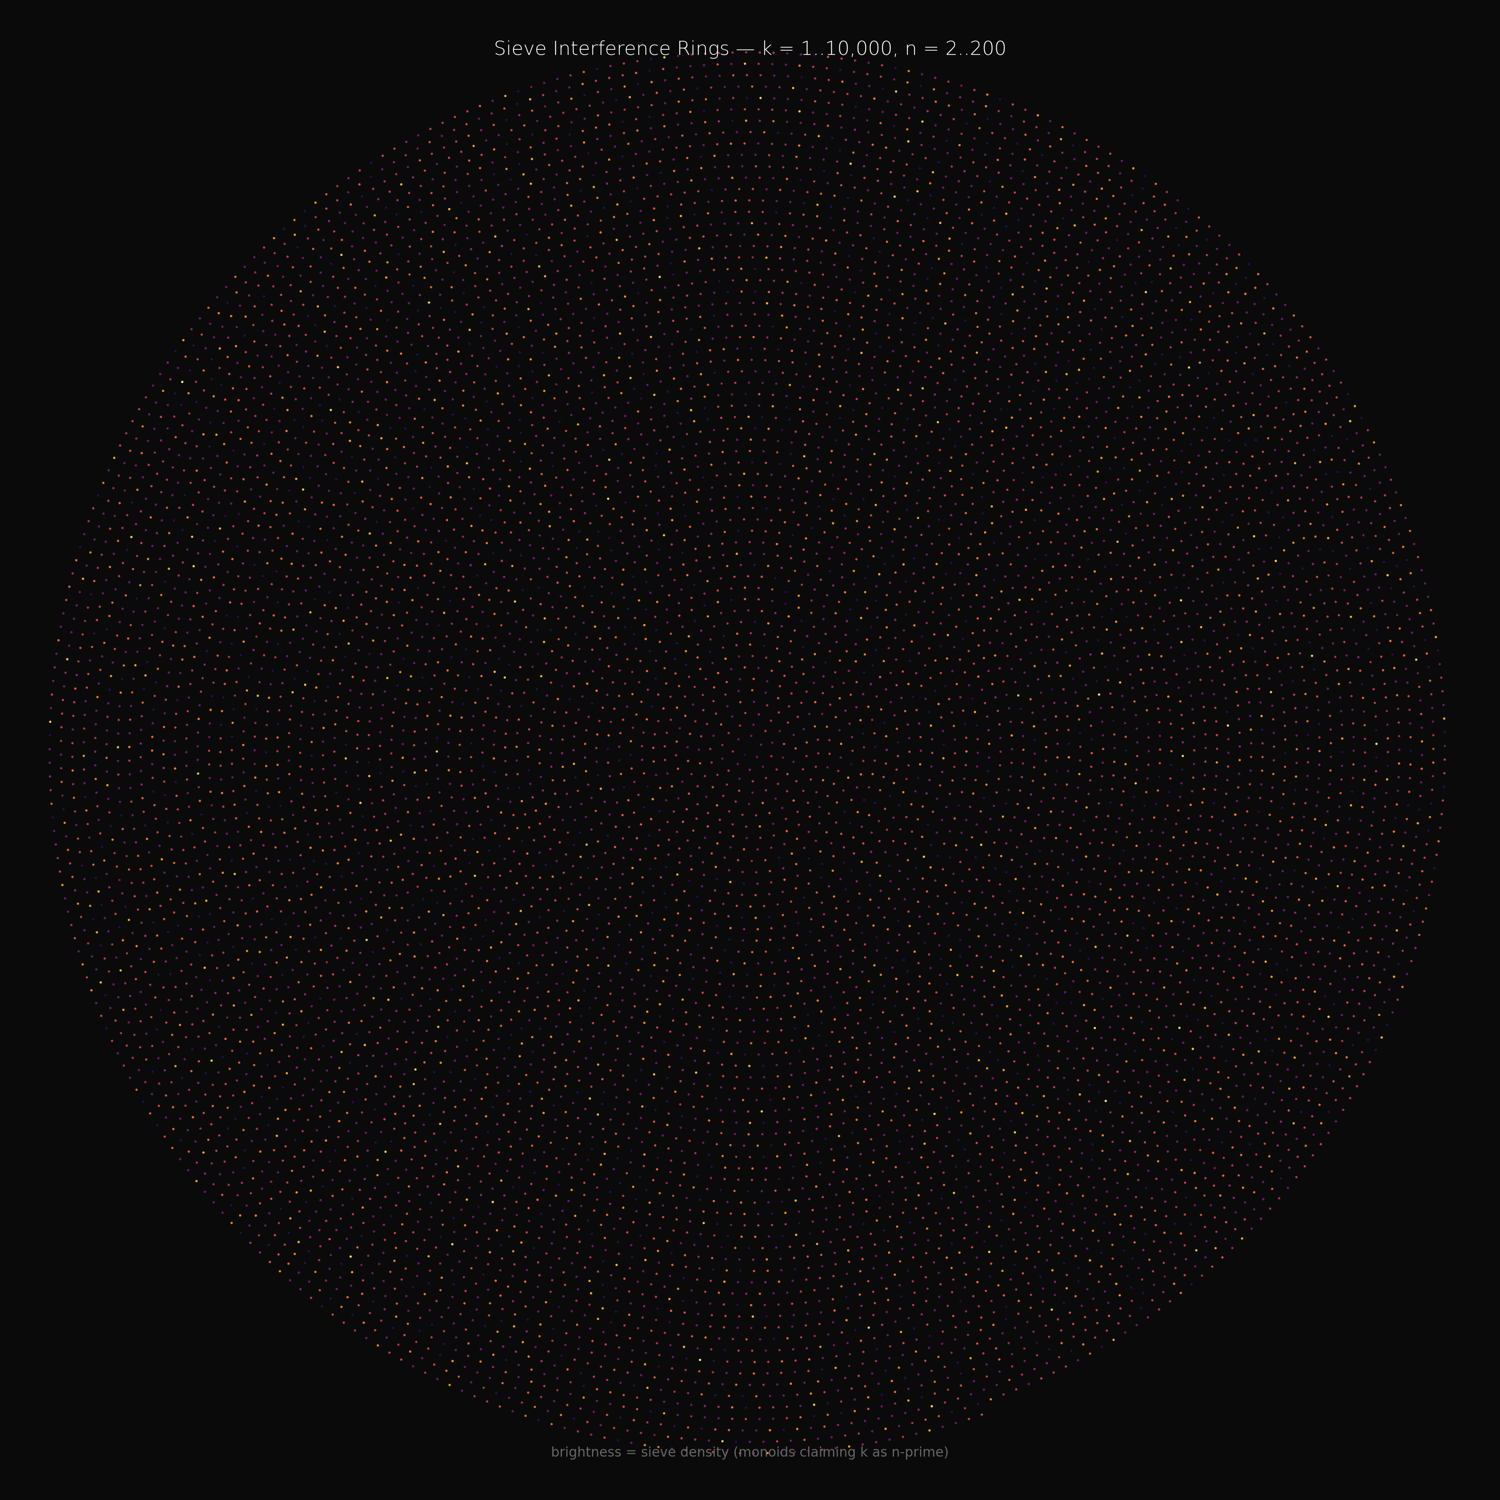

Here is the Python script that generated this plot:
"""
sieve_interference_rings.py — Sieve density on an Archimedean spiral.

For each integer k = 1..K, count how many monoids nZ+ (n = 2..N) claim
k as an n-prime. Render on a spiral with brightness = density. Primes
glow; highly composite numbers go dark.

See ULAM-SPIRAL.md for the concept.
"""

import sys
sys.path.insert(0, '../../../../../core')

import numpy as np
import matplotlib.pyplot as plt
from acm_core import acm_n_primes


# --- Parameters ---

K = 10000       # integers to plot
N_MAX = 200     # monoids n = 2..N_MAX to probe
POINT_SIZE = 2.5
DPI = 250


# --- Compute sieve density ---

print(f"Computing sieve density for k = 1..{K}, n = 2..{N_MAX}...")

density = np.zeros(K + 1, dtype=np.int32)  # density[k] = count of n that claim k

for n in range(2, N_MAX + 1):
    # How many n-primes up to K? At most K // n + 1.
    count = K // n + 1
    primes = acm_n_primes(n, count)
    for p in primes:
        if p > K:
            break
        density[p] += 1

# Normalize to [0, 1] with log scaling to reveal low-density structure.
# The density distribution is heavily right-skewed (most integers have
# density 1-3, a few composites reach 30+). Log scaling compresses the
# top and separates the bottom where most of the population lives.
log_density = np.log1p(density.astype(np.float64))
log_max = log_density[2:].max()
norm = log_density / max(log_max, 1e-12)

print(f"  density range: [{density[2:].min()}, {density[2:].max()}]")
print(f"  primes (e.g. k=2): density {density[2]}")
print(f"  highly composite (e.g. k=60): density {density[min(60, K)]}")


# --- Spiral layout ---

# Archimedean spiral: angle proportional to k, radius = sqrt(k)
# This gives roughly equal area per point.
ks = np.arange(1, K + 1, dtype=np.float64)
theta = 2.0 * np.pi * np.sqrt(ks) * 0.618033988749895  # golden angle
r = np.sqrt(ks)

x = r * np.cos(theta)
y = r * np.sin(theta)


# --- Color map ---

# Use 'inferno' truncated to skip the near-black bottom. The lowest
# density (primes, norm ≈ 0.19) needs to be visible against #0a0a0a,
# so we map norm [0, 1] → inferno [0.15, 0.95], keeping the full
# purple→red→yellow ramp but lifting the floor above invisible.
from matplotlib import cm
cmap = cm.get_cmap('inferno')
colors = cmap(0.15 + norm[1:K + 1] * 0.80)


# --- Plot ---

print("Plotting...")

fig, ax = plt.subplots(figsize=(14, 14))
fig.patch.set_facecolor('#0a0a0a')
ax.set_facecolor('#0a0a0a')

ax.scatter(x, y, c=colors, s=POINT_SIZE, edgecolors='none', rasterized=True)

ax.set_xlim(-1.05 * r[-1], 1.05 * r[-1])
ax.set_ylim(-1.05 * r[-1], 1.05 * r[-1])
ax.set_aspect('equal')
ax.axis('off')

ax.text(0.5, 0.98,
        f'Sieve Interference Rings — k = 1..{K:,}, n = 2..{N_MAX}',
        transform=ax.transAxes, ha='center', va='top',
        color='white', fontsize=13, fontweight='light')

ax.text(0.5, 0.02,
        'brightness = sieve density (monoids claiming k as n-prime)',
        transform=ax.transAxes, ha='center', va='bottom',
        color='#666666', fontsize=9)

plt.tight_layout(pad=0.5)
plt.savefig('sieve_interference_rings.png', dpi=DPI,
            facecolor='#0a0a0a', bbox_inches='tight')
print(f"-> sieve_interference_rings.png")


# --- Also: a zoomed view of the first 2000 integers with larger points ---

print("Plotting zoom...")

fig2, ax2 = plt.subplots(figsize=(14, 14))
fig2.patch.set_facecolor('#0a0a0a')
ax2.set_facecolor('#0a0a0a')

zoom = 2000
ax2.scatter(x[:zoom], y[:zoom], c=colors[:zoom], s=6.0,
            edgecolors='none', rasterized=True)

r_zoom = np.sqrt(zoom)
ax2.set_xlim(-1.1 * r_zoom, 1.1 * r_zoom)
ax2.set_ylim(-1.1 * r_zoom, 1.1 * r_zoom)
ax2.set_aspect('equal')
ax2.axis('off')

ax2.text(0.5, 0.98,
         f'Sieve Interference Rings (zoom) — k = 1..{zoom:,}',
         transform=ax2.transAxes, ha='center', va='top',
         color='white', fontsize=13, fontweight='light')

plt.tight_layout(pad=0.5)
plt.savefig('sieve_interference_rings_zoom.png', dpi=DPI,
            facecolor='#0a0a0a', bbox_inches='tight')
print(f"-> sieve_interference_rings_zoom.png")
